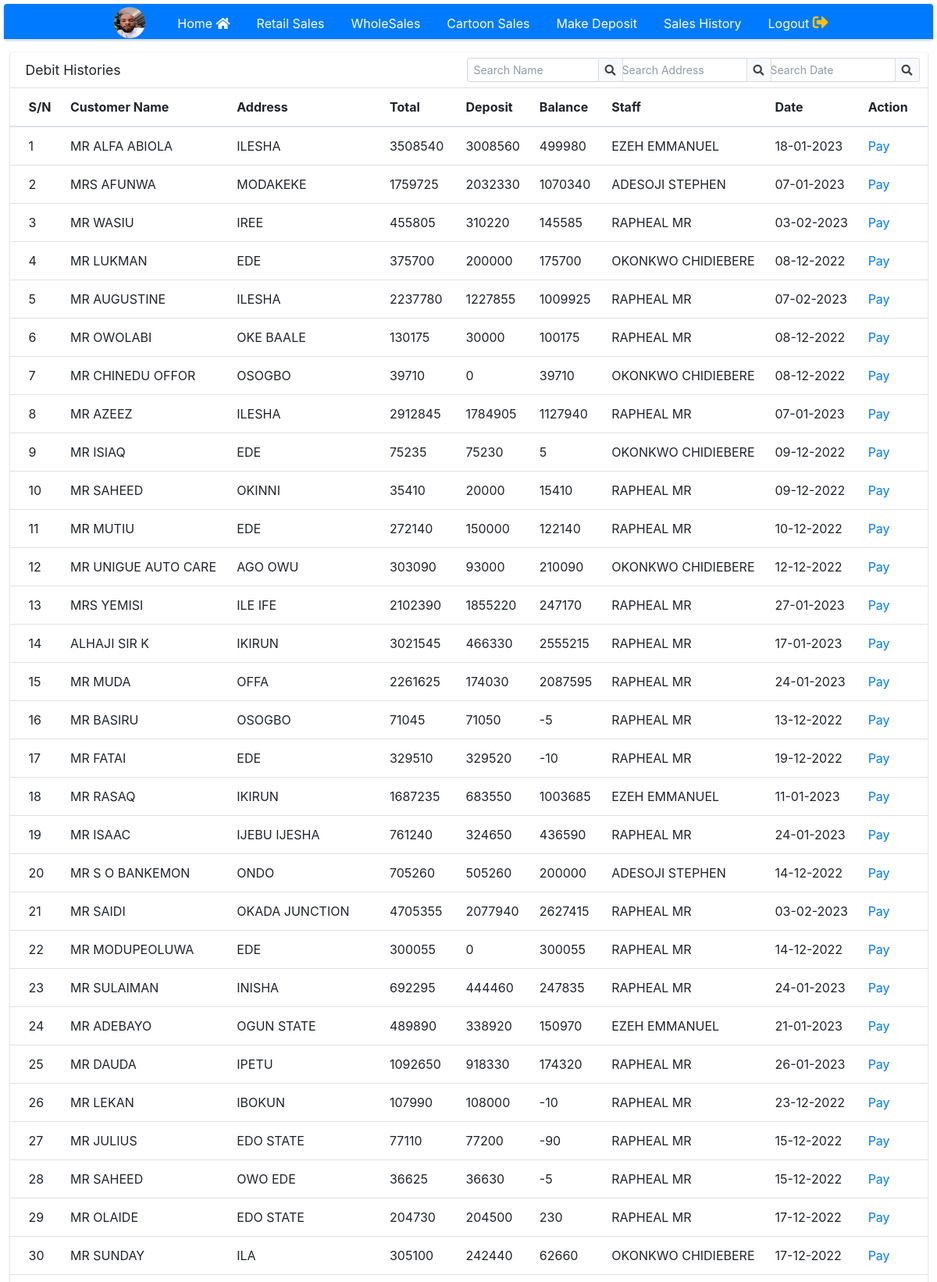
Screenshot of /staff/settle_debit.php (signed in, upper part) with the database file from the repository.
### tables this page shows
CREATE TABLE `registered` (
  `id` int(11) NOT NULL AUTO_INCREMENT,
  `firstname` varchar(255) NOT NULL,
  `lastname` varchar(255) NOT NULL,
  `username` varchar(255) NOT NULL,
  `password` varchar(255) NOT NULL,
  `role` varchar(10) NOT NULL,
  `passport` varchar(255) NOT NULL,
  `status` varchar(10) NOT NULL,
  `date_registered` timestamp NOT NULL DEFAULT current_timestamp(),
  PRIMARY KEY (`id`)
);

CREATE TABLE `debit` (
  `id` int(11) NOT NULL AUTO_INCREMENT,
  `customer_name` varchar(255) NOT NULL,
  `address` varchar(255) NOT NULL,
  `total` int(10) NOT NULL,
  `deposit` int(10) NOT NULL,
  `balance` int(10) NOT NULL,
  `staff_name` varchar(255) NOT NULL,
  `date` varchar(255) NOT NULL,
  PRIMARY KEY (`id`)
);

### staff/settle_debit.php (the view, shortened to what this page needs)
<?php
include "includes/header.php";
include "includes/navbar.php";
?>
<section>
    <div class="container-fluid">
        <div class="row">
            <div class="col-12">
                <div class="card">
                    <div class="card-header">
                        <h3 class="card-title">Debit Histories</h3>
                        <div class="card-tools">
                            <div class="input-group input-group-sm" style="width: 200px;">
                                <input type="search" name="search" class="form-control float-right"
                                id="date" onkeyup="availableDate(this.value,getElementById('address').value,getElementById('name').value)" placeholder="Search Date">
                                <div class="input-group-append">
                                    <button type="submit" class="btn btn-default">
                                        <i class="fas fa-search"></i>
                                    </button>
                                </div>
                            </div>
                        </div>
                        <div class="card-tools">
                            <div class="input-group input-group-sm" style="width: 200px;">
                                <input type="search" name="search" class="form-control float-right"
                                id="address" onkeyup="availableAddress(this.value,getElementById('name').value)" placeholder="Search Address">
                                <div class="input-group-append">
                                    <button type="submit" class="btn btn-default">
                                        <i class="fas fa-search"></i>
                                    </button>
                                </div>
                            </div>
                        </div>
                        <div class="card-tools">
                            <div class="input-group input-group-sm" style="width: 200px;">
                                <input type="search" name="search" class="form-control float-right"
                                id="name" onkeyup="availableName(this.value)" placeholder="Search Name">
                                <div class="input-group-append">
                                    <button type="submit" class="btn btn-default">
                                        <i class="fas fa-search"></i>
                                    </button>
                                </div>
                            </div>
                        </div>
                    </div>
                    <div class="card-body table-responsive p-0">
                        <table class="table table-hover text-nowrap">
                        <thead>
                                <tr>
                                    <th>S/N</th>
                                    <th>Customer Name</th>
                                    <th>Address</th>
                                    <th>Total</th>
                                    <th>Deposit</th>
                                    <th>Balance</th>
                                    <th>Staff</th>
                                    <th>Date</th>
                                    <th>Action</th>
                                </tr>
                            </thead>
                            <tbody id ="table">
                                <?php
                  $select = $mod->showDebit();
                  while ($row = mysqli_fetch_array($select)){?>
                 <capital>
                 <tr>
                                    <td style="text-transform:uppercase">
                                        <?php echo ++$id ?>
                                    </td>
                                    <td style="text-transform:uppercase">
                                        <?php echo $row['customer_name'] ?>
                                    </td>
                                    <td style="text-transform:uppercase">
                                        <?php echo $row['address'] ?>
                                    </td>
                                    <td style="text-transform:uppercase">
                                        <?php echo $row['total'] ?>
                                    </td>
                                    <td style="text-transform:uppercase">
                                        <?php echo $row['deposit'] ?>
                                    </td>
                                    <td style="text-transform:uppercase">
                                        <?php echo $row['balance'] ?>
                                    </td>
                                    <td style="text-transform:uppercase">
                                        <?php echo $row['staff_name'] ?>
                                    </td>
                                    <td style="text-transform:uppercase">
                                        <?php echo $row['date'] ?>
                                    </td>
                                    <td><a href="edit_debit.php?id=<?php echo $row['id'] ?>">Pay</a></td>
                                </tr>
                                </capital>
                                <?php }
                ?>
                            </tbody>
                        </table>
                    </div>
                </div>
            </div>
        </div>
    </div>
</section>
<?php
include "includes/footer.php";
?>

### staff/includes/navbar.php (shortened to what this page needs)
<div class="card card-primary card-tabs">
  <div class="card-header p-0 pt-1">
    <ul class="nav nav-tabs justify-content-center" role="tablist">
    <li class="nav-item px-4">
        <a class="nav-brand"><img src="<?php $mod = new Model;
      $mod->displayPassport(); ?>" class="rounded-circle" height='40' width="40"></a>
      </li>
      <li class="nav-item">
        <a class="nav-link <?php if ($_SERVER['PHP_SELF'] == '/emma_auto_investment/staff/dashboard.php') {
                              echo "active";
                            } ?>" href="dashboard.php" role="tab">Home <i class="fa fa-home"></i></a>
      </li>
      <li class="nav-item">
        <a class="nav-link <?php if ($_SERVER['PHP_SELF'] == '/emma_auto_investment/staff/retail.php') {
                              echo "active";
                            } ?>" href="retail.php" role="tab">Retail Sales</a>
      </li>
      <li class="nav-item">
        <a class="nav-link <?php if ($_SERVER['PHP_SELF'] == '/emma_auto_investment/staff/wholesales.php') {
                              echo "active";
                            } ?>" href="wholesales.php" role="tab">WholeSales</a>
      </li>
      <li class="nav-item">
        <a class="nav-link <?php if ($_SERVER['PHP_SELF'] == '/emma_auto_investment/staff/cartoon.php') {
                              echo "active";
                            } ?>" href="cartoon.php" role="tab">Cartoon Sales</a>
      </li>
      <li class="nav-item">
          <a class="nav-link <?php if ($_SERVER['PHP_SELF'] == '/emma_auto_investment/staff/deposit.php') {
                                echo "active";
                              } ?>" href="deposit.php" role="tab">Make Deposit</a>
        </li>
      <li class="nav-item">
        <a class="nav-link <?php if ($_SERVER['PHP_SELF'] == '/emma_auto_investment/staff/sales_history.php') {
                              echo "active";
                            } ?>" href="sales_history.php" role="tab">Sales History</a>
      </li>
      <li class="nav-item" style="float:right">
        <a class="nav-link" href="staff_logout.php" role="tab"> Logout <i class="text-warning text-lg fa fa-sign-out-alt"></i></a>
      </li>
  </div>
</div>
</div>

### assets/css/watermark.css (style rules this page uses)
body { margin: 5px; }

### rows the page displays
registered: passport (picture)
debit: customer_name "MR ALFA ABIOLA", address "ILESHA", total "3508540", deposit "3008560", balance "499980", staff_name "EZEH EMMANUEL", date "18-01-2023"
debit: customer_name "MRS AFUNWA", address "MODAKEKE", total "1759725", deposit "2032330", balance "1070340", staff_name "ADESOJI STEPHEN", date "07-01-2023"
debit: customer_name "MR WASIU", address "IREE", total "455805", deposit "310220", balance "145585", staff_name "RAPHEAL MR", date "03-02-2023"
debit: customer_name "MR LUKMAN", address "EDE", total "375700", deposit "200000", balance "175700", staff_name "OKONKWO CHIDIEBERE", date "08-12-2022"
debit: customer_name "MR AUGUSTINE", address "ILESHA", total "2237780", deposit "1227855", balance "1009925", staff_name "RAPHEAL MR", date "07-02-2023"
debit: customer_name "MR OWOLABI", address "OKE BAALE", total "130175", deposit "30000", balance "100175", staff_name "RAPHEAL MR", date "08-12-2022"
debit: customer_name "MR CHINEDU OFFOR", address "OSOGBO", total "39710", deposit "0", balance "39710", staff_name "OKONKWO CHIDIEBERE", date "08-12-2022"
debit: customer_name "MR AZEEZ", address "ILESHA", total "2912845", deposit "1784905", balance "1127940", staff_name "RAPHEAL MR", date "07-01-2023"
debit: customer_name "MR ISIAQ", address "EDE", total "75235", deposit "75230", balance "5", staff_name "OKONKWO CHIDIEBERE", date "09-12-2022"
debit: customer_name "MR SAHEED", address "OKINNI", total "35410", deposit "20000", balance "15410", staff_name "RAPHEAL MR", date "09-12-2022"
debit: customer_name "MR MUTIU", address "EDE", total "272140", deposit "150000", balance "122140", staff_name "RAPHEAL MR", date "10-12-2022"
debit: customer_name "MR UNIGUE AUTO CARE", address "AGO OWU", total "303090", deposit "93000", balance "210090", staff_name "OKONKWO CHIDIEBERE", date "12-12-2022"
debit: customer_name "MRS YEMISI", address "ILE IFE", total "2102390", deposit "1855220", balance "247170", staff_name "RAPHEAL MR", date "27-01-2023"
debit: customer_name "ALHAJI SIR K", address "IKIRUN", total "3021545", deposit "466330", balance "2555215", staff_name "RAPHEAL MR", date "17-01-2023"
debit: customer_name "MR MUDA", address "OFFA", total "2261625", deposit "174030", balance "2087595", staff_name "RAPHEAL MR", date "24-01-2023"
debit: customer_name "MR BASIRU", address "OSOGBO", total "71045", deposit "71050", balance "-5", staff_name "RAPHEAL MR", date "13-12-2022"
debit: customer_name "MR FATAI", address "EDE", total "329510", deposit "329520", balance "-10", staff_name "RAPHEAL MR", date "19-12-2022"
debit: customer_name "MR RASAQ", address "IKIRUN", total "1687235", deposit "683550", balance "1003685", staff_name "EZEH EMMANUEL", date "11-01-2023"
debit: customer_name "MR ISAAC", address "IJEBU IJESHA", total "761240", deposit "324650", balance "436590", staff_name "RAPHEAL MR", date "24-01-2023"
debit: customer_name "MR S O BANKEMON", address "ONDO", total "705260", deposit "505260", balance "200000", staff_name "ADESOJI STEPHEN", date "14-12-2022"
debit: customer_name "MR SAIDI", address "OKADA JUNCTION", total "4705355", deposit "2077940", balance "2627415", staff_name "RAPHEAL MR", date "03-02-2023"
debit: customer_name "MR MODUPEOLUWA", address "EDE", total "300055", deposit "0", balance "300055", staff_name "RAPHEAL MR", date "14-12-2022"
debit: customer_name "MR SULAIMAN", address "INISHA", total "692295", deposit "444460", balance "247835", staff_name "RAPHEAL MR", date "24-01-2023"
debit: customer_name "MR ADEBAYO", address "OGUN STATE", total "489890", deposit "338920", balance "150970", staff_name "EZEH EMMANUEL", date "21-01-2023"
debit: customer_name "MR DAUDA", address "IPETU", total "1092650", deposit "918330", balance "174320", staff_name "RAPHEAL MR", date "26-01-2023"
debit: customer_name "MR LEKAN", address "IBOKUN", total "107990", deposit "108000", balance "-10", staff_name "RAPHEAL MR", date "23-12-2022"
debit: customer_name "MR JULIUS", address "EDO STATE", total "77110", deposit "77200", balance "-90", staff_name "RAPHEAL MR", date "15-12-2022"
debit: customer_name "MR SAHEED", address "OWO EDE", total "36625", deposit "36630", balance "-5", staff_name "RAPHEAL MR", date "15-12-2022"
debit: customer_name "MR OLAIDE", address "EDO STATE", total "204730", deposit "204500", balance "230", staff_name "RAPHEAL MR", date "17-12-2022"
debit: customer_name "MR SUNDAY", address "ILA", total "305100", deposit "242440", balance "62660", staff_name "OKONKWO CHIDIEBERE", date "17-12-2022"
